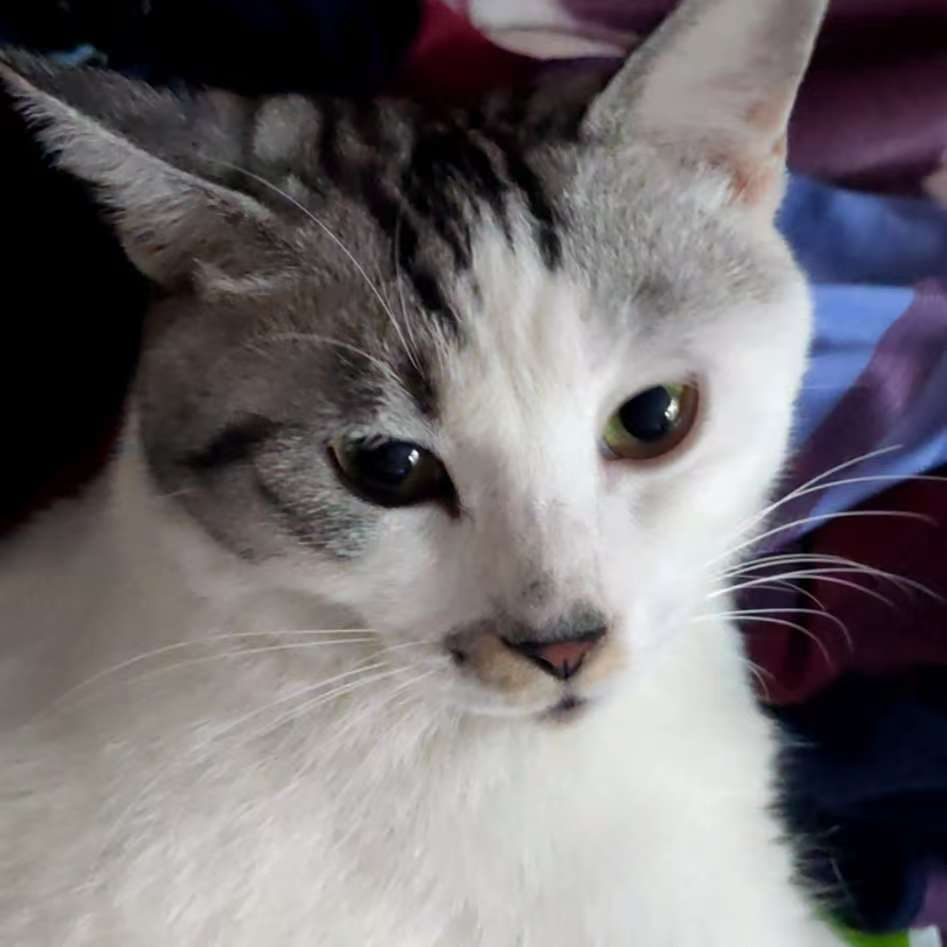
#> input picture demo9.jpg, 947 x 947 px
$ python cat_YorN.py
#> lines starting #> are read from the running program, lines starting #| are printed output that depends on the picture; after the words box and inside, x2 and y2 are one past the last pixel; in counts of white or black regions, pixels touching at a corner belong together
# coding=utf-8
import cv2
import os

# 设置猫脸检测分类器路径
cat_path = 'haarcascade/haarcascade_frontalcatface.xml'
face_cascade = cv2.CascadeClassifier(cat_path)

def detect_and_tag_image(image_path):
    # 加载图像
#> called with image_path = 'demo9.jpg'
    frame = cv2.imread(image_path)
#> frame is the input picture: shape (947, 947, 3); mean B, G, R 111.3, 108.5, 113.4
    if frame is None:
        print("无法加载图像:", image_path)
        return

    # 转换为灰度图进行猫脸检测
    gray = cv2.cvtColor(frame, cv2.COLOR_BGR2GRAY)
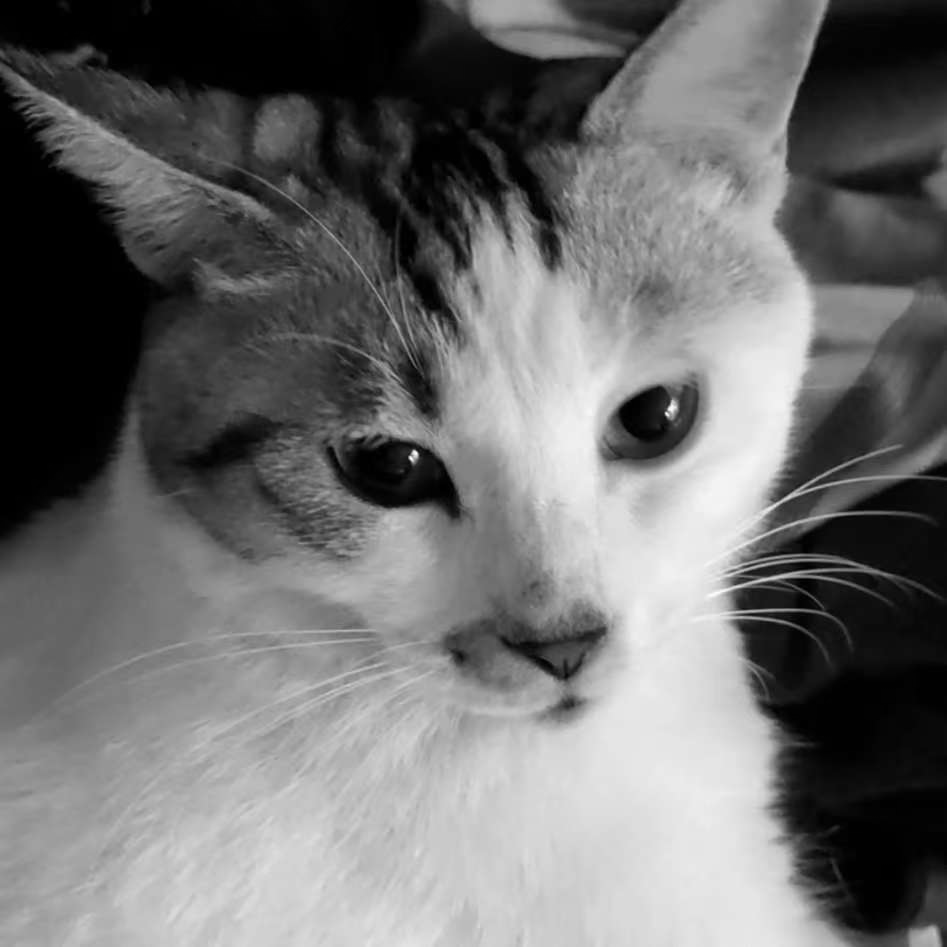
#> gray: shape (947, 947); min 0, max 254, mean 110.3
    faces = face_cascade.detectMultiScale(
        gray,
        scaleFactor=1.02,
        minNeighbors=3,
        minSize=(150, 150),
        flags=cv2.CASCADE_SCALE_IMAGE
    )
#> faces = [[208, 177, 606, 606]]

    # 检测到猫脸并标记
    if len(faces) > 0:
        for (x, y, w, h) in faces:
            # 绘制猫脸矩形
            cv2.rectangle(frame, (x, y), (x + w, y + h), (255, 0, 0), 2)
#> this loop made 1 pass
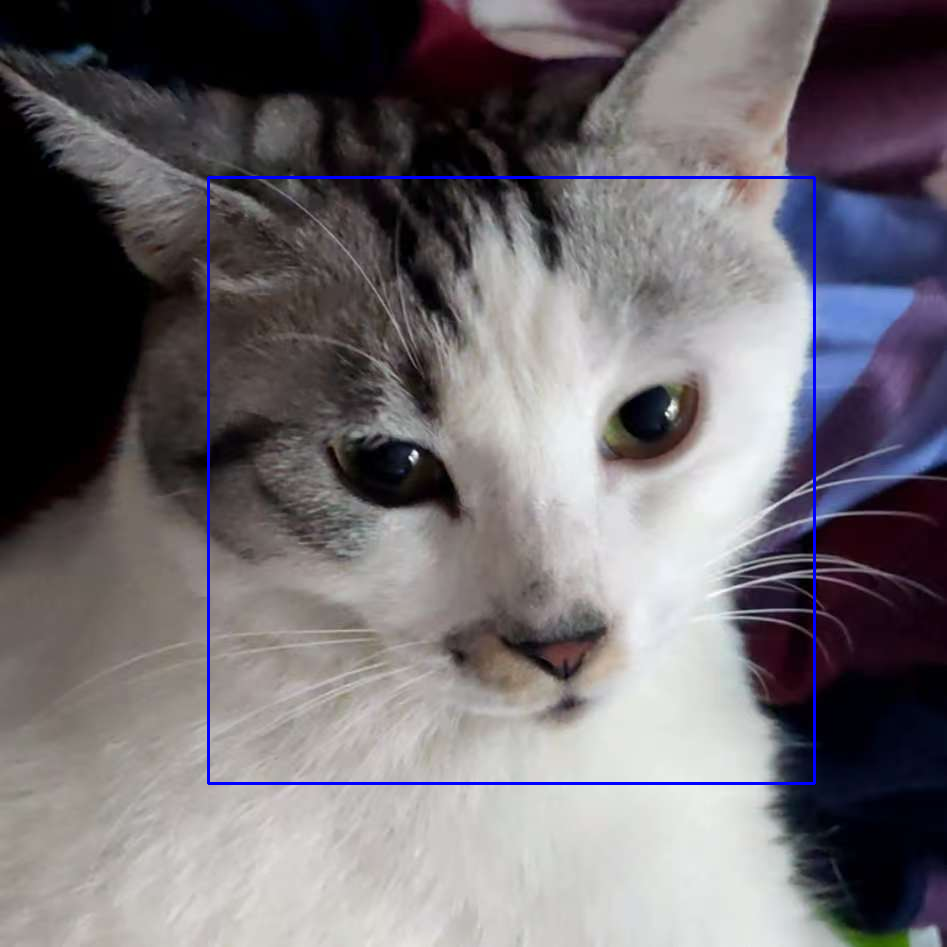
#> frame: shape (947, 947, 3); 0.81% of pixels changed, all inside (x1, y1, x2, y2) = (207, 176, 816, 785)

        # 保存标记后的图像
        output_path = 'output_marked_image.jpg'
        cv2.imwrite(output_path, frame)
        print(f"检测到猫，处理完成，输出图像保存为: {output_path}")
    else:
        print("未检测到猫脸。")

if __name__ == "__main__":
    # 图片路径
    image_path = 'demo9.jpg'  # 确保此路径正确
    detect_and_tag_image(image_path)

$ run again, with demo11.jpg copied over demo9.jpg
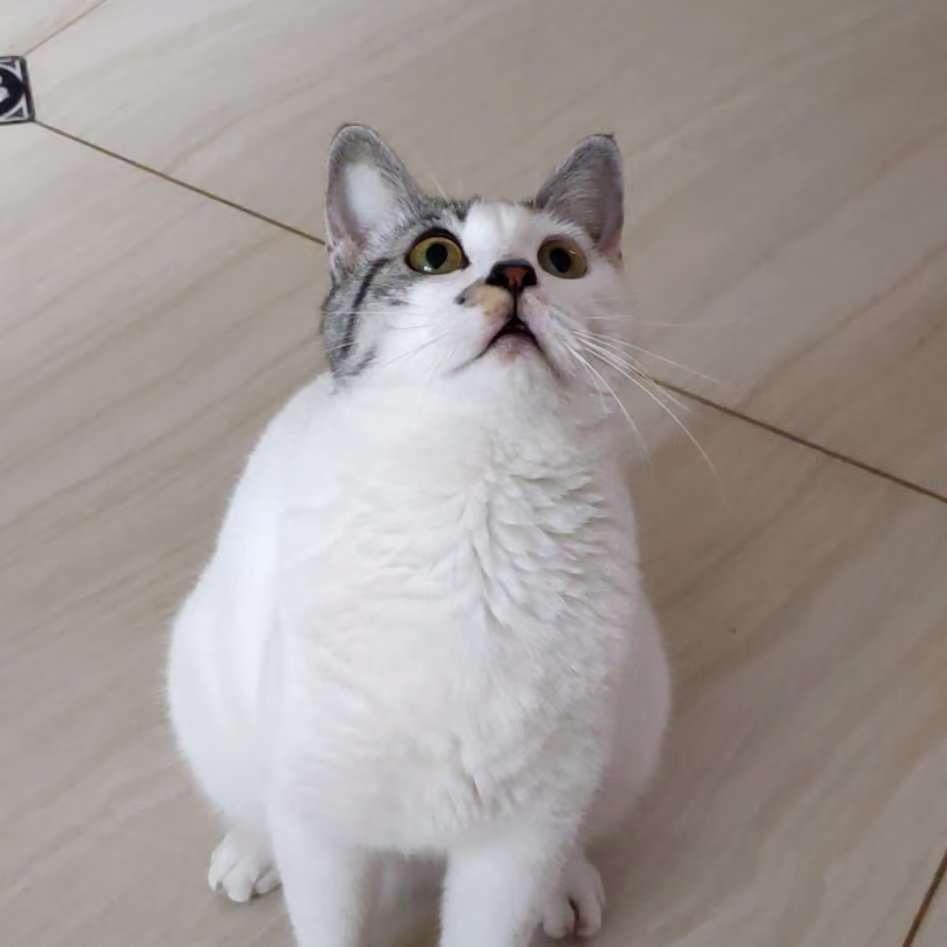
#> input picture demo11.jpg, 947 x 947 px
#> in detect_and_tag_image, frame is the input picture: shape (947, 947, 3); mean B, G, R 151.1, 154.2, 161.8
#> faces = [[360, 136, 275, 275]]
#> the loop in detect_and_tag_image, `for (x, y, w, h) in faces:` made 1 pass
#> after the loop in detect_and_tag_image, `for (x, y, w, h) in faces:`:
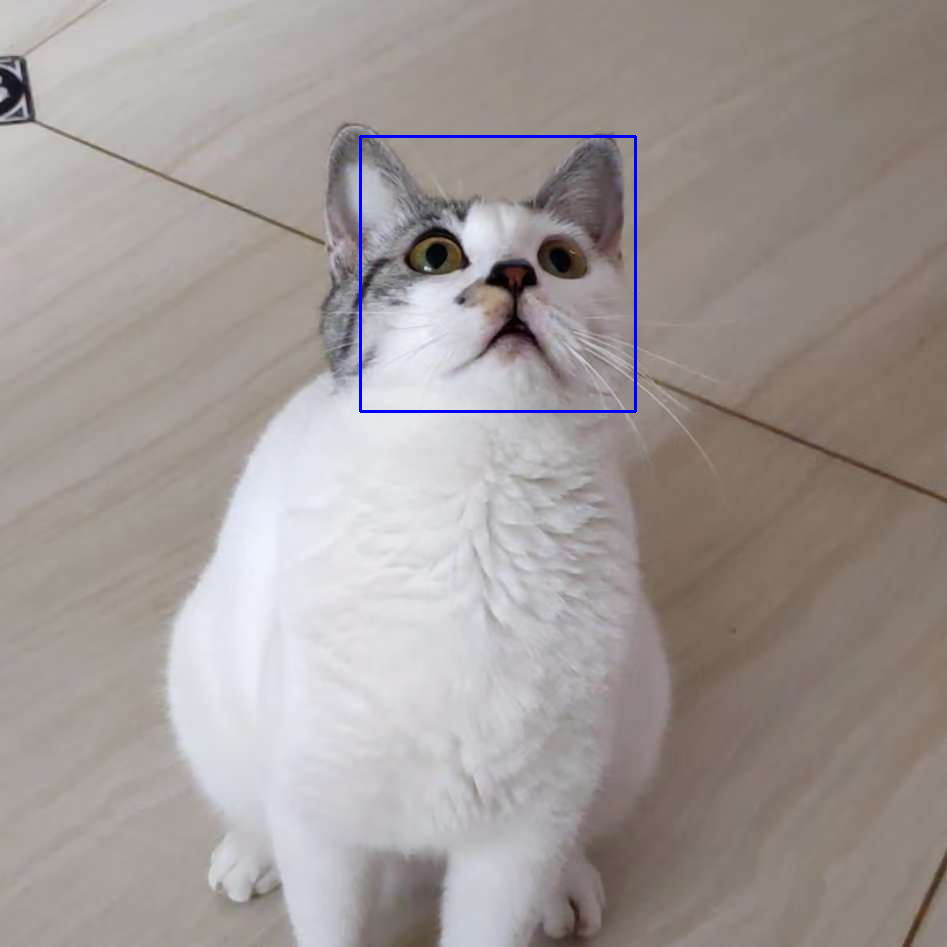
#> frame: shape (947, 947, 3); 0.37% of pixels changed, all inside (x1, y1, x2, y2) = (359, 135, 637, 413)
